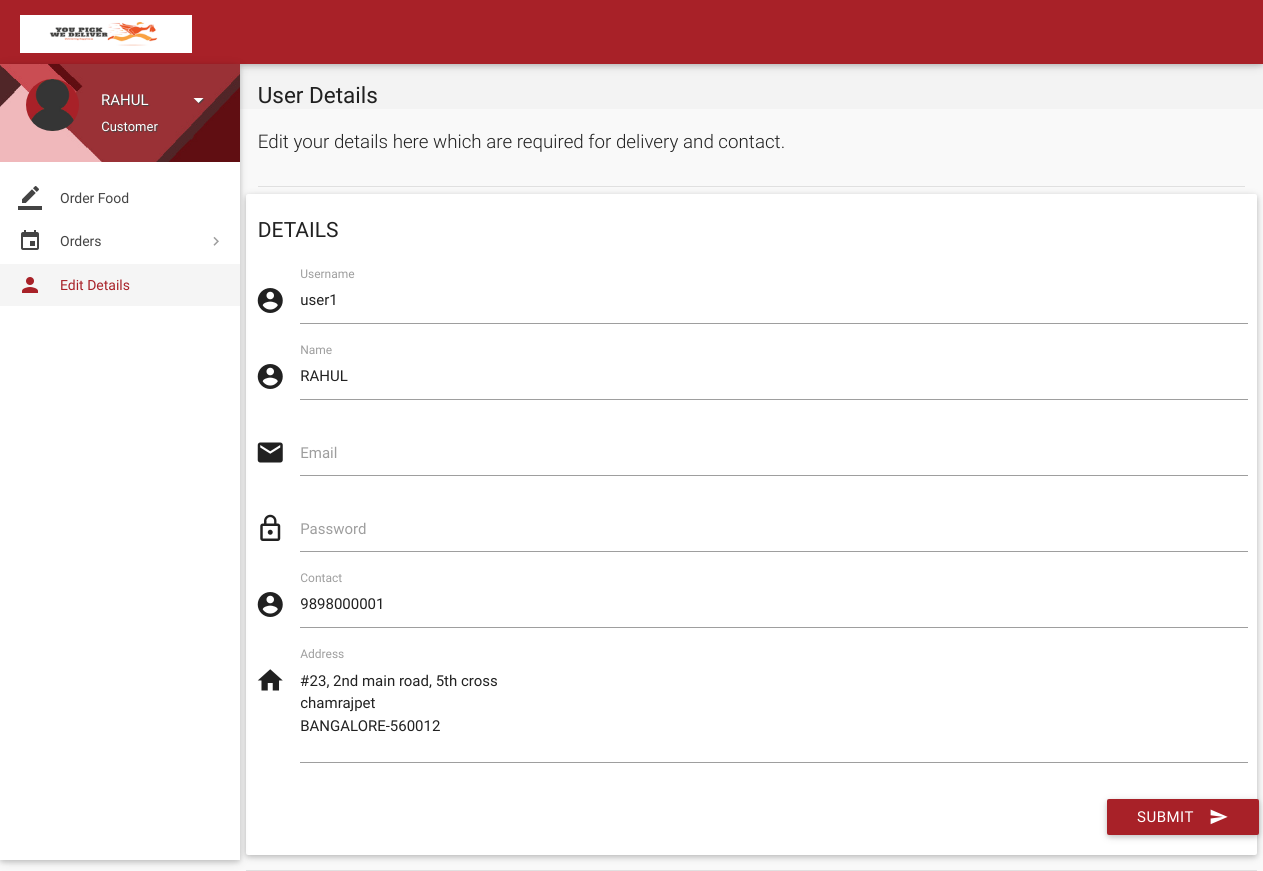
Page /details.php (signed in) on the committed database.
### tables this page shows
CREATE TABLE `users` (
  `id` int(11) NOT NULL,
  `role` varchar(15) NOT NULL DEFAULT 'Customer',
  `name` varchar(15) NOT NULL,
  `username` varchar(10) NOT NULL,
  `password` varchar(16) NOT NULL,
  `email` varchar(35) DEFAULT NULL,
  `address` varchar(300) DEFAULT NULL,
  `contact` bigint(11) NOT NULL,
  `verified` tinyint(1) NOT NULL DEFAULT 0,
  `deleted` tinyint(4) NOT NULL DEFAULT 0
);

### includes/connect.php (called while the page is built, shortened)
<?php
$role = $_SESSION['role'];
?>

### details.php (the view, shortened to what this page needs)
<?php
include 'includes/connect.php';
$user_id = $_SESSION['user_id'];
$result = mysqli_query($con, "SELECT * FROM users where id = $user_id");
while($row = mysqli_fetch_array($result)){
$name = $row['name'];
$address = $row['address'];
$contact = $row['contact'];
$email = $row['email'];
$username = $row['username'];
}
	if($_SESSION['customer_sid']==session_id())
	{
		?>
<!DOCTYPE html>
<html lang="en">
<head>
  <link href="css/materialize.min.css" type="text/css" rel="stylesheet" media="screen,projection">
  <link href="css/style.min.css" type="text/css" rel="stylesheet" media="screen,projection">
  <link href="css/custom/custom.min.css" type="text/css" rel="stylesheet" media="screen,projection">
  <link href="js/plugins/perfect-scrollbar/perfect-scrollbar.css" type="text/css" rel="stylesheet" media="screen,projection">
</head>
<body>
  <header id="header" class="page-topbar">
        <div class="navbar-fixed">
            <nav class="navbar-color">
                <div class="nav-wrapper">
                    <ul class="left">
                      <li><h1 class="logo-wrapper"><a href="index.php" class="brand-logo darken-1"><img src="images/l.png" alt="logo"></a> <span class="logo-text">Logo</span></h1></li>
                    </ul>
                </div>
            </nav>
        </div>
  </header>
  <div id="main">
    <div class="wrapper">
      <aside id="left-sidebar-nav">
        <ul id="slide-out" class="side-nav fixed leftside-navigation">
            <li class="user-details cyan darken-2">
            <div class="row">
                <div class="col col s4 m4 l4">
                    <img src="images/avatar.jpg" alt="" class="circle responsive-img valign profile-image">
                </div>
                <div class="col col s8 m8 l8">
                    <a class="btn-flat dropdown-button waves-effect waves-light white-text profile-btn" href="#" data-activates="profile-dropdown"><?php echo $name;?> <i class="mdi-navigation-arrow-drop-down right"></i></a>
                    <p class="user-roal"><?php echo $role;?></p>
                </div>
            </div>
            </li>
            <li class="bold"><a href="index.php" class="waves-effect waves-cyan"><i class="mdi-editor-border-color"></i> Order Food</a>
            </li>
                <li class="no-padding">
                    <ul class="collapsible collapsible-accordion">
                        <li class="bold"><a class="collapsible-header waves-effect waves-cyan"><i class="mdi-editor-insert-invitation"></i> Orders</a>
                        </li>
                    </ul>
                </li>
            <li class="bold active"><a href="details.php" class="waves-effect waves-cyan"><i class="mdi-social-person"></i> Edit Details</a>
            </li>
        </ul>
        </aside>
      <section id="content">
        <div id="breadcrumbs-wrapper">
          <div class="container">
            <div class="row">
              <div class="col s12 m12 l12">
                <h5 class="breadcrumbs-title">User Details</h5>
              </div>
            </div>
          </div>
        </div>
        <div class="container">
          <p class="caption">Edit your details here which are required for delivery and contact.</p>
          <div class="divider"></div>
            <div class="row">
              <div class="col s12 m4 l3">
                <h4 class="header">Details</h4>
              </div>
<div>
                <div class="card-panel">
                  <div class="row">
                    <form class="formValidate" id="formValidate" method="post" action="routers/details-router.php" novalidate="novalidate"class="col s12">
                      <div class="row">
                        <div class="input-field col s12">
                          <i class="mdi-action-account-circle prefix"></i>
                          <input name="username" id="username" type="text" value="<?php echo $username;?>" data-error=".errorTxt1">
                          <label for="username" class="">Username</label>
                        </div>
                      </div>
                      <div class="row">
                        <div class="input-field col s12">
                          <i class="mdi-action-account-circle prefix"></i>
                          <input name="name" id="name" type="text" value="<?php echo $name;?>" data-error=".errorTxt2">
                          <label for="name" class="">Name</label>
                        </div>
                      </div>
                      <div class="row">
                        <div class="input-field col s12">
                          <i class="mdi-communication-email prefix"></i>
                          <input name="email" id="email" type="email" value="<?php echo $email;?>" data-error=".errorTxt3">
                          <label for="email" class="">Email</label>
                        </div>
                      </div>
                      <div class="row">
                        <div class="input-field col s12">
                          <i class="mdi-action-lock-outline prefix"></i>
                          <input name="password" id="password" type="password" data-error=".errorTxt4">
                          <label for="password" class="">Password</label>
                        </div>
                      </div>
                      <div class="row">
                        <div class="input-field col s12">
                          <i class="mdi-action-account-circle prefix"></i>
                          <input name="phone" id="phone" type="number" value="<?php echo $contact;?>" data-error=".errorTxt5">
                          <label for="phone" class="">Contact</label>
                        </div>
                      </div>
                      <div class="row">
                        <div class="input-field col s12">
                          <i class="mdi-action-home prefix"></i>
                          <textarea name="address" id="address" class="materialize-textarea validate" data-error=".errorTxt6"><?php echo $address;?></textarea>
                          <label for="address" class="">Address</label>
                        </div>
                        <div class="row">
                          <div class="input-field col s12">
                            <button class="btn cyan waves-effect waves-light right" type="submit" name="action">Submit
                              <i class="mdi-content-send right"></i>
                            </button>
                          </div>
                        </div>
                      </div>
                    </form>
                  </div>
                </div>
              </div>
          </div>
      </section>
    </div>
  </div>
</body>
</html>
<?php
	}
?>

### details.php (style rules this page uses)
.input-field label.active { width:100%; }

### rows in the picture
users: name "RAHUL", username "user1", phone "9898000001", address "#23, 2nd main road, 5th cross chamrajpet BANGALORE-560012"

### other values in the picture
$role "Customer"
